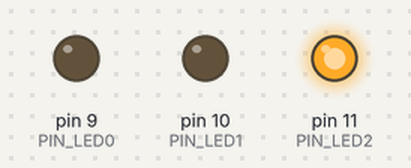
Bench run of a sketch on a simulated Arduino Uno, built with avr-gcc and run on an emulated ATmega328P. Parts: output pins drawn as LEDs (lit = HIGH). Random numbers use the default seed unless the sketch sets one.

Above: at 2.1 s.
At 20.6 s:
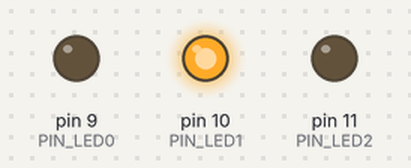
At 39.6 s:
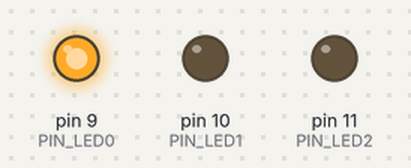
Timing chart, 0 to 40.0 s (numbered marks = the images above):
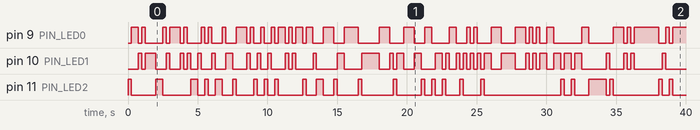

The sketch:

sketch_ej13.ino
```cpp
#define PIN_LED0 9
#define PIN_LED1 10
#define PIN_LED2 11

void setup() {
  pinMode(PIN_LED0, OUTPUT);
  pinMode(PIN_LED1, OUTPUT);
  pinMode(PIN_LED2, OUTPUT);
}

void loop() {

  int a = random(0, 6);
  int b = random(0, 6);

  if(a > b){
     digitalWrite(PIN_LED0, HIGH);
  } else if(a < b) {
     digitalWrite(PIN_LED1, HIGH);
  } else {
     digitalWrite(PIN_LED2, HIGH);
  }

  delay(250);
  digitalWrite(PIN_LED0, LOW);
  digitalWrite(PIN_LED1, LOW);
  digitalWrite(PIN_LED2, LOW);

}
```

Measured:
- by itself, pin 9 (PIN_LED0): LOW → HIGH at 0.25 s, → LOW 0.50 s later, → HIGH 0.25 s later, → LOW 0.25 s later, … (69 changes in this stretch)
- by itself, pin 10 (PIN_LED1): LOW → HIGH at 0.75 s, → LOW 0.25 s later, → HIGH 0.25 s later, → LOW 0.75 s later, … (74 changes in this stretch)
- by itself, pin 11 (PIN_LED2): LOW → HIGH at 0.00 s, → LOW 0.25 s later, → HIGH 1.8 s later, → LOW 0.50 s later, … (50 changes in this stretch)
